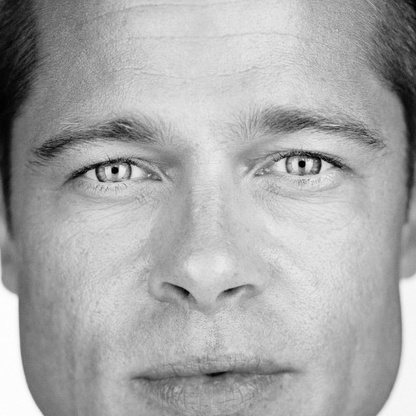
//> input picture templateMathing/templateimg/manRoi.jpg, 416 x 416 px
$ ./main   (built with g++ and OpenCV 4)
//> lines starting //> are read from the running program, lines starting //| are printed output that depends on the picture
#include <stdio.h>
#include "opencv2/core/core.hpp"
#include "opencv2/features2d/features2d.hpp"
#include "opencv2/highgui/highgui.hpp"
#include "opencv2/nonfree/nonfree.hpp"

using namespace cv;

int main(int argc, char** argv)
{

    Mat img1 = imread("/Users/keerthikanratnarajah/PTU-Facetracker/templateMathing/templateimg/manRoi.jpg", CV_LOAD_IMAGE_GRAYSCALE );
//> img1 is the input picture: 416 rows x 416 cols, CV_8UC1; min 0, max 255, mean 169
    Mat img2 = imread("/Users/keerthikanratnarajah/PTU-Facetracker/templateMathing/sourceimg/man.jpg", CV_LOAD_IMAGE_GRAYSCALE );
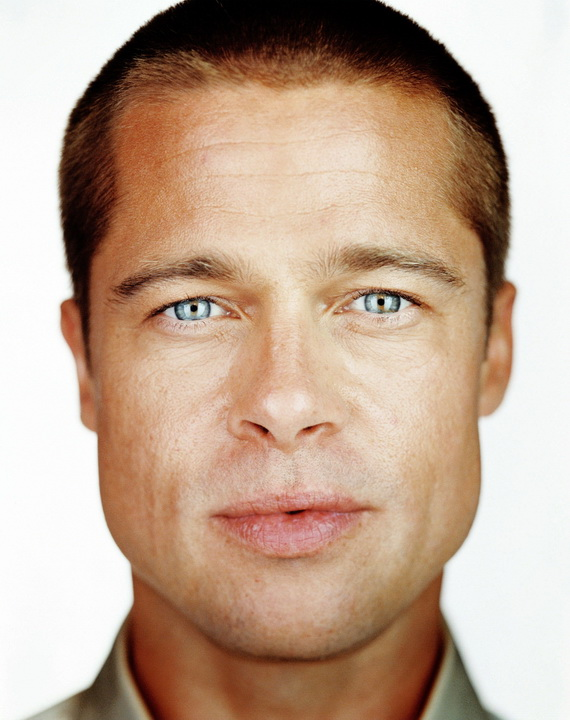
//> input picture templateMathing/sourceimg/man.jpg, 570 x 720 px
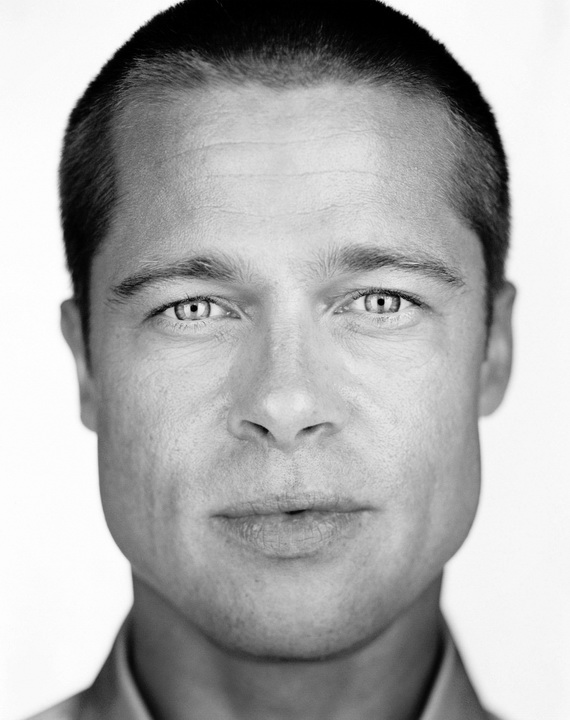
//> img2: 720 rows x 570 cols, CV_8UC1; min 0, max 255, mean 172.1

    // detecting keypoints
//> (the run ends here: the program needs code that is not available in this run, at `SurfFeatureDetector detector(400);`)
